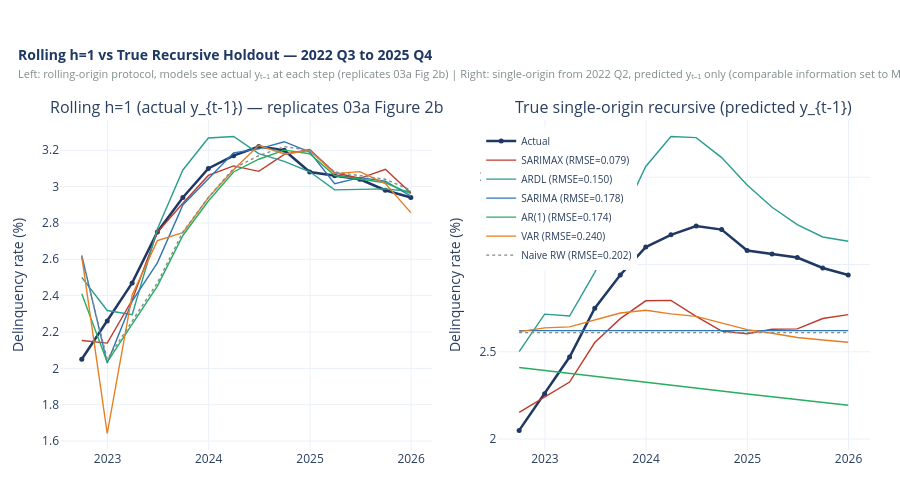

Notebook code cell kept with this figure:
### Code cell
# ── Figure: Rolling (03a Figure 2b) vs True Recursive ─────────────────────────
#
# Left panel:  rolling h=1 protocol (actual y_{t-1}) — replicates 03a Figure 2b
# Right panel: true single-origin recursive (predicted y_{t-1})
#
# The actual delinquency rate is the same in both panels.
# Differences between the two panels show how much the informational advantage
# (access to actual prior-quarter delinquency) explains the gap.

colmap = {'Naive RW': GREY, 'AR(1)': GREEN, 'SARIMA': BLUE,
          'SARIMAX': RED,   'ARDL': TEAL,   'VAR': AMBER}
MODELS_PLOT = ['SARIMAX', 'ARDL', 'SARIMA', 'AR(1)', 'VAR', 'Naive RW']

fig = make_subplots(
    rows=1, cols=2,
    subplot_titles=[
        'Rolling h=1 (actual y_{t-1}) — replicates 03a Figure 2b',
        'True single-origin recursive (predicted y_{t-1})'],
    horizontal_spacing=0.08)

for col_idx, (preds_dict, err_dict) in enumerate([
        ({m: np.array(roll_fcv[m])[test_mask] for m in MODELS}, roll_err),
        (true_rec_preds, None)], start=1):

    show_leg = (col_idx == 1)

    # Actual
    fig.add_trace(
        go.Scatter(x=test_idx, y=act_test, mode='lines+markers',
                   line=dict(color=NAVY, width=2.5), marker=dict(size=5),
                   name='Actual', showlegend=show_leg),
        row=1, col=col_idx)

    for m in MODELS_PLOT:
        pv = preds_dict[m]
        r  = float(np.sqrt(np.mean((act_test - pv)**2)))
        fig.add_trace(
            go.Scatter(x=test_idx, y=pv, mode='lines',
                       line=dict(color=colmap[m], width=1.4,
                                 dash='dot' if m == 'Naive RW' else 'solid'),
                       name=f'{m} (RMSE={r:.3f})', showlegend=show_leg),
            row=1, col=col_idx)

    fig.update_yaxes(title_text='Delinquency rate (%)', row=1, col=col_idx)

fig.update_layout(
    title=dict(
        text=('<b>Rolling h=1 vs True Recursive Holdout — 2022 Q3 to 2025 Q4</b><br>'
              '<span style="font-size:11px;color:#7F8C8D">'
              'Left: rolling-origin protocol, models see actual y\u209c\u208b\u2081 at each step '
              '(replicates 03a Fig 2b) | '
              'Right: single-origin from 2022 Q2, predicted y\u209c\u208b\u2081 only '
              '(comparable information set to ML models)</span>'),
        font=dict(size=14, color=NAVY), x=0.02, xanchor='left'),
    template=TEMPLATE, height=500,
    legend=dict(orientation='v', yanchor='top', y=0.98, xanchor='left', x=0.52,
                font=dict(size=10)),
    margin=dict(t=120, b=50, l=60, r=30))

fig.show()
